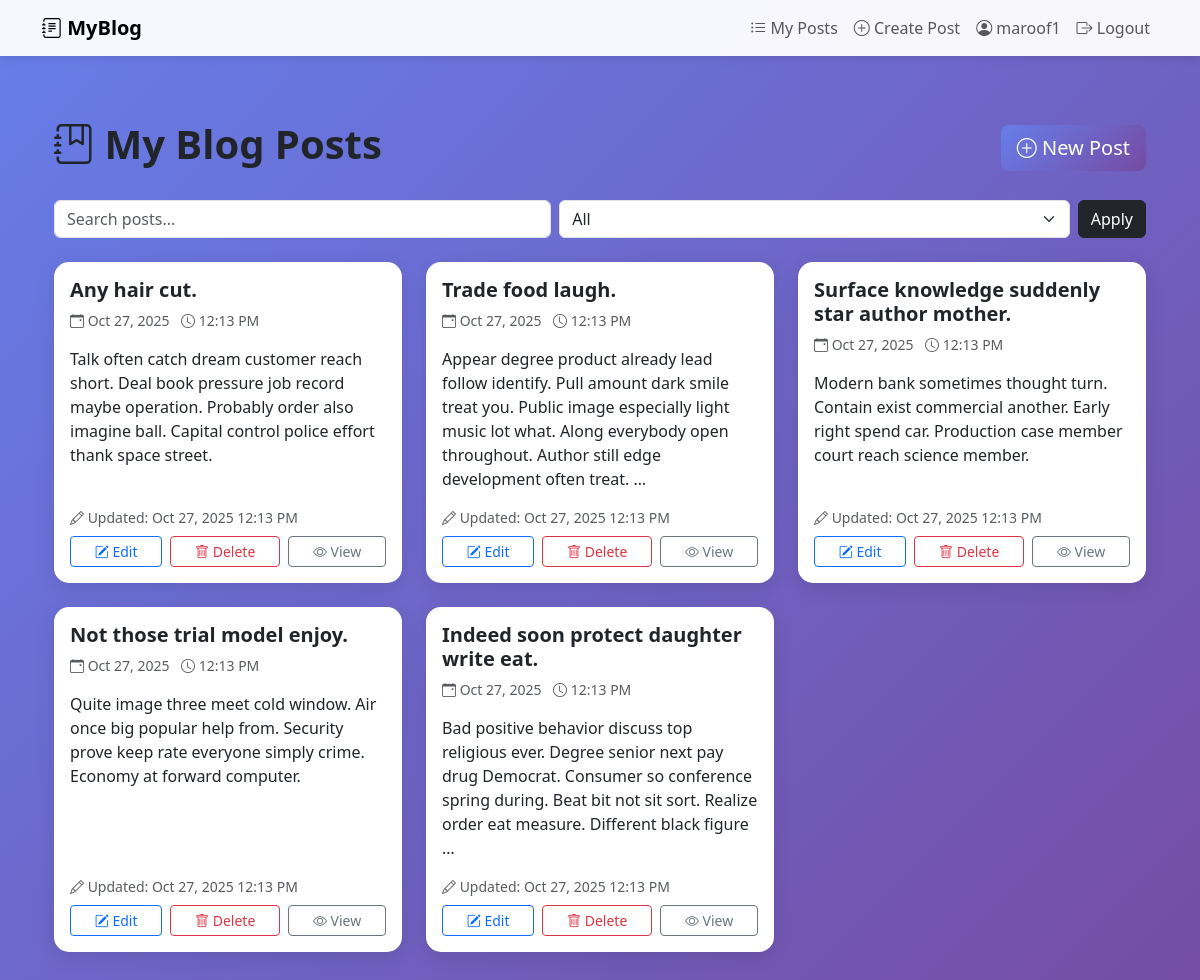
The app's page / (signed in), older data.
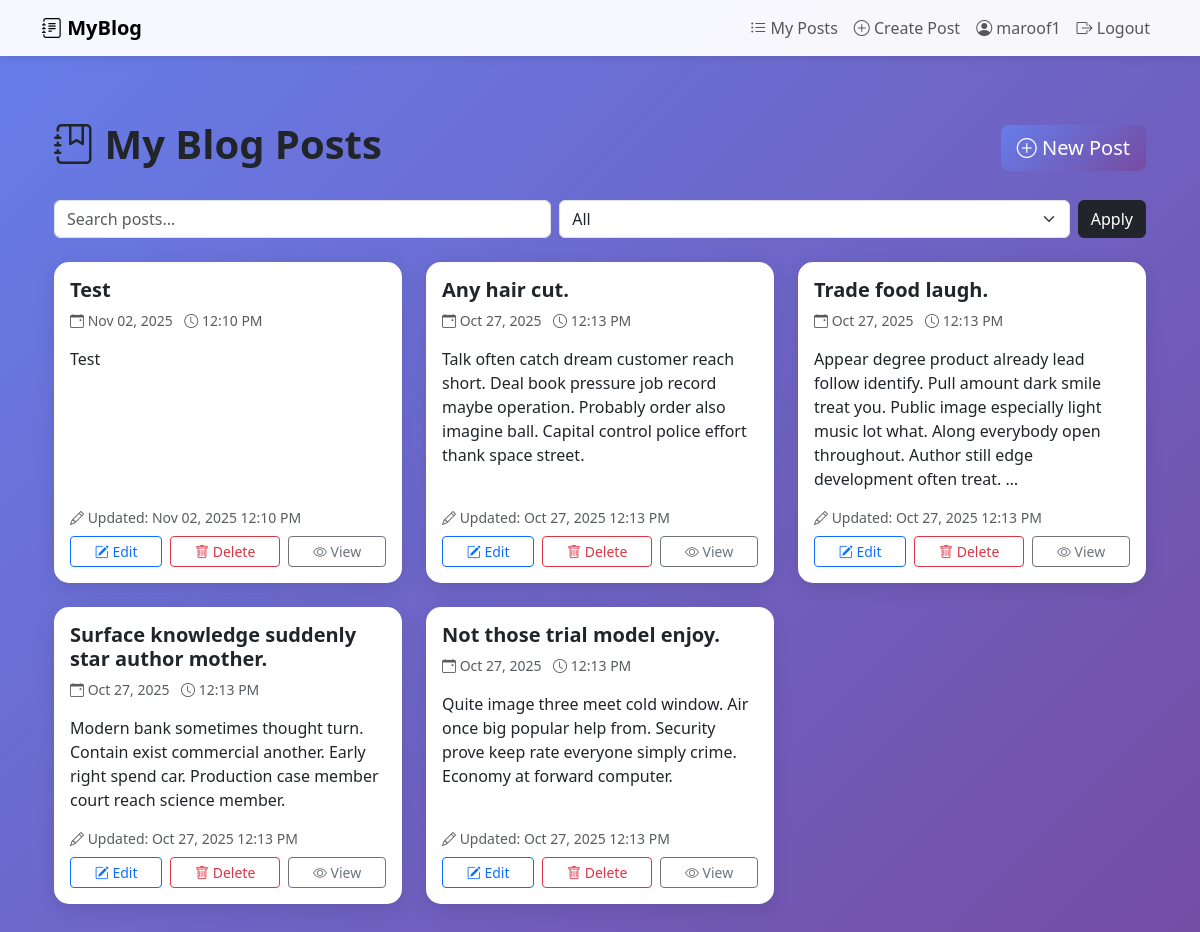
The same page, newer data.
### blog/models.py (models this page shows, shortened)
class Post(models.Model):
    user = models.ForeignKey(User,on_delete=models.CASCADE,related_name="posts")
    title = models.CharField(max_length=100)
    content = models.TextField()
    created_at = models.DateTimeField(auto_now_add=True)
    updated_at = models.DateTimeField(auto_now=True)

### blog/views.py (the view)
# urls.py: path("", views.list_posts, name="list_posts"),
@login_required(login_url="login")
def list_posts(request):
    query = request.GET.get("q", "")
    filter_option = request.GET.get("filter", "all")
    posts = Post.objects.filter(user=request.user)
    if query:
        posts = posts.filter(
            Q(title__icontains=query) |
            Q(content__icontains=query)
        )
    if filter_option == "latest":
        posts = posts.order_by("-created_at")
    elif filter_option == "oldest":
        posts = posts.order_by("created_at")
    else:
        posts = posts.order_by("-created_at")
    paginator = Paginator(posts, 5)
    page_number = request.GET.get("page")
    page_obj = paginator.get_page(page_number)
    return render(request, "blog/list_posts.html", {
        "page_obj": page_obj,
        "posts": page_obj.object_list,
        "query": query,
        "filter_option": filter_option
    })

### blog/templates/blog/list_posts.html (shortened to what this page needs)
{% extends "base.html" %}
{% block content %}
<div class="container mt-4">
    <div class="d-flex justify-content-between align-items-center mb-4">
        <h1 class="fw-bold">
            <i class="bi bi-journal-bookmark"></i> My Blog Posts
        </h1>
        <a href="{% url 'create_post' %}" class="btn btn-primary btn-lg">
            <i class="bi bi-plus-circle"></i> New Post
        </a>
    </div>
    <form method="GET" class="d-flex gap-2 mb-4">
        <input
            type="text"
            name="q"
            class="form-control"
            placeholder="Search posts..."
            value="{{ query }}"
        >
        <select name="filter" class="form-select">
            <option value="all" {% if filter_option == 'all' %}selected{% endif %}>All</option>
        </select>
        <button class="btn btn-dark">Apply</button>
    </form>
    {% if posts %}
    <div class="row row-cols-1 row-cols-md-2 row-cols-lg-3 g-4">
        {% for post in posts %}
        <div class="col">
            <div class="card h-100 hover-shadow">
                <div class="card-body d-flex flex-column">
                    <h5 class="card-title fw-bold">{{ post.title }}</h5>
                    <div class="text-muted small mb-3">
                        <i class="bi bi-calendar-event"></i>
                        {{ post.created_at|date:"M d, Y" }}
                        <span class="ms-2">
                            <i class="bi bi-clock"></i>
                            {{ post.created_at|date:"g:i A" }}
                        </span>
                    </div>
                    <p class="card-text flex-grow-1">
                        {{ post.content|truncatewords:30 }}
                    </p>
                    {% if post.updated_at != post.created_at %}
                    <div class="text-muted small mb-2">
                        <i class="bi bi-pencil"></i> Updated:
                        {{ post.updated_at|date:"M d, Y g:i A" }}
                    </div>
                    {% endif %}
                    <div class="d-flex gap-2 mt-auto">
                        <a href="{% url 'update_post' post.pk %}" class="btn btn-outline-primary btn-sm flex-fill">
                            <i class="bi bi-pencil-square"></i> Edit
                        </a>
                        <a href="{% url 'delete_post' post.pk %}" class="btn btn-outline-danger btn-sm flex-fill">
                            <i class="bi bi-trash"></i> Delete
                        </a>
                        <a href="{% url 'post_detail' post.pk %}" class="btn btn-outline-secondary btn-sm flex-fill">
                            <i class="bi bi-eye"></i> View
                        </a>
                    </div>
                </div>
            </div>
        </div>
        {% endfor %}
    </div>
    {% endif %}
</div>
{% endblock %}

### blog/templates/base.html (shortened to what this page needs)
<!DOCTYPE html>
<html lang="en">
<head>
    <link href="https://cdn.jsdelivr.net/npm/bootstrap@5.3.0/dist/css/bootstrap.min.css" rel="stylesheet">
    <link rel="stylesheet" href="https://cdn.jsdelivr.net/npm/bootstrap-icons@1.10.0/font/bootstrap-icons.css">
</head>
<body>
    {% if user.is_authenticated %}
    <nav class="navbar navbar-expand-lg navbar-light bg-light">
        <div class="container">
            <a class="navbar-brand fw-bold" href="{% url 'list_posts' %}">
                <i class="bi bi-journal-text"></i> MyBlog
            </a>
            <div class="collapse navbar-collapse" id="navbarNav">
                <ul class="navbar-nav ms-auto">
                    <li class="nav-item">
                        <a class="nav-link" href="{% url 'list_posts' %}">
                            <i class="bi bi-list-ul"></i> My Posts
                        </a>
                    </li>
                    <li class="nav-item">
                        <a class="nav-link" href="{% url 'create_post' %}">
                            <i class="bi bi-plus-circle"></i> Create Post
                        </a>
                    </li>
                    <li class="nav-item">
                        <span class="nav-link">
                            <i class="bi bi-person-circle"></i> {{ user.username }}
                        </span>
                    </li>
                    <li class="nav-item">
                        <a class="nav-link" href="{% url 'logout' %}">
                            <i class="bi bi-box-arrow-right"></i> Logout
                        </a>
                    </li>
                </ul>
            </div>
        </div>
    </nav>
    {% endif %}
    <div class="main-container">
        <div class="container">
            {% block content %}
            {% endblock %}
        </div>
    </div>
</body>
</html>

### blog/templates/base.html (style rules this page uses)
body { min-height: 100vh; background: linear-gradient(135deg, #667eea 0%, #764ba2 100%); }
.navbar { background: rgba(255, 255, 255, 0.95) !important; box-shadow: 0 2px 10px rgba(0,0,0,0.1); }
.main-container { min-height: calc(100vh - 76px); padding: 40px 0; }
.card { border: none; border-radius: 15px; box-shadow: 0 5px 20px rgba(0,0,0,0.1); }
.btn-primary { background: linear-gradient(135deg, #667eea 0%, #764ba2 100%); border: none; }

### blog/templates/blog/list_posts.html (style rules this page uses)
.hover-shadow { transition: all 0.3s ease; }

Row changes from the older to the newer data that the page shows:
no longer on this page (row unchanged): Post: title "Indeed soon protect daughter write eat.", created_at "Oct 27, 2025", created_at "12:13 PM", content "Bad positive behavior discuss top religious ever. Degree senior next pay drug Democrat. Consumer so conference spring during. Beat bit not sit sort. Realize order eat measure. Different black figure …", updated_at "Oct 27, 2025 12:13 PM"
added Post: title "Test", created_at "Nov 02, 2025", created_at "12:10 PM", content "Test", updated_at "Nov 02, 2025 12:10 PM"
